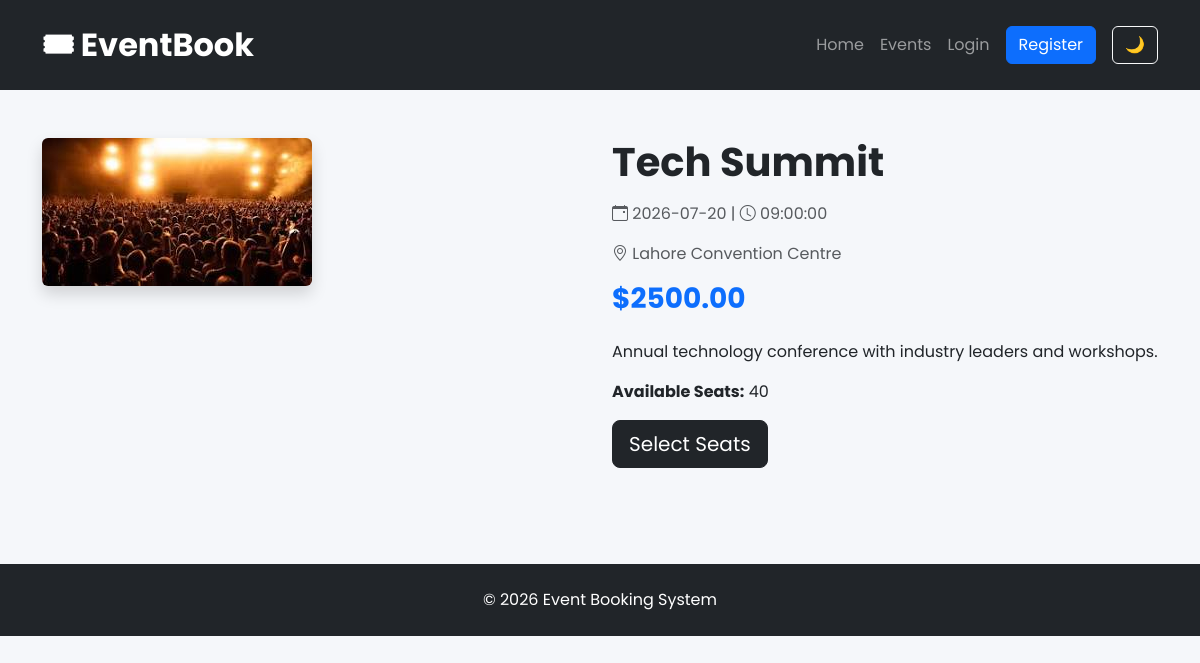
Page /event-details.php?id=2 on the committed database.
### tables this page shows
CREATE TABLE events (
    id INT AUTO_INCREMENT PRIMARY KEY,
    title VARCHAR(255) NOT NULL,
    description TEXT,
    event_date DATE NOT NULL,
    event_time TIME NOT NULL,
    venue VARCHAR(255),
    total_seats INT,
    available_seats INT,
    price DECIMAL(10,2),
    image VARCHAR(255),
    created_at TIMESTAMP DEFAULT CURRENT_TIMESTAMP
);

### event-details.php (the view, shortened to what this page needs)
<?php
include 'config/db.php';
include 'includes/header.php';
include 'includes/navbar.php';
$id = $_GET['id'];
$query = "SELECT * FROM events WHERE id='$id'";
$result = mysqli_query($conn, $query);
$event = mysqli_fetch_assoc($result);
?>
<div class="container py-5">
    <div class="row">
        <div class="col-md-6">
            <img src="assets/images/events/<?php echo $event['image']; ?>"
                class="img-fluid rounded shadow">
        </div>
        <div class="col-md-6">
            <h1 class="fw-bold mb-3">
                <?php echo $event['title']; ?>
            </h1>
            <p class="text-muted">
                <i class="bi bi-calendar-event"></i>
                <?php echo $event['event_date']; ?>
                |
                <i class="bi bi-clock"></i>
                <?php echo $event['event_time']; ?>
            </p>
            <p class="text-muted">
                <i class="bi bi-geo-alt"></i>
                <?php echo $event['venue']; ?>
            </p>
            <h3 class="text-primary fw-bold">
                $<?php echo $event['price']; ?>
            </h3>
            <p class="mt-4">
                <?php echo $event['description']; ?>
            </p>
            <p>
                <strong>Available Seats:</strong>
                <?php echo $event['available_seats']; ?>
            </p>
            <a href="user/select-seat.php?event_id=<?php echo $event['id']; ?>"
                class="btn btn-dark btn-lg">
                Select Seats
            </a>
        </div>
    </div>
</div>
<?php include 'includes/footer.php'; ?>

### assets/css/style.css (style rules this page uses)
* { margin:0; padding:0; box-sizing:border-box; }
body { font-family:'Poppins', sans-serif; background:#f5f7fa; }
html { scroll-behavior:smooth; }
.btn { transition:0.3s; }

### rows in the picture
events: image (placeholder picture), title "Tech Summit", event_date "2026-07-20", event_time "09:00:00", venue "Lahore Convention Centre", price "2500.00", description "Annual technology conference with industry leaders and workshops.", available_seats "40"
